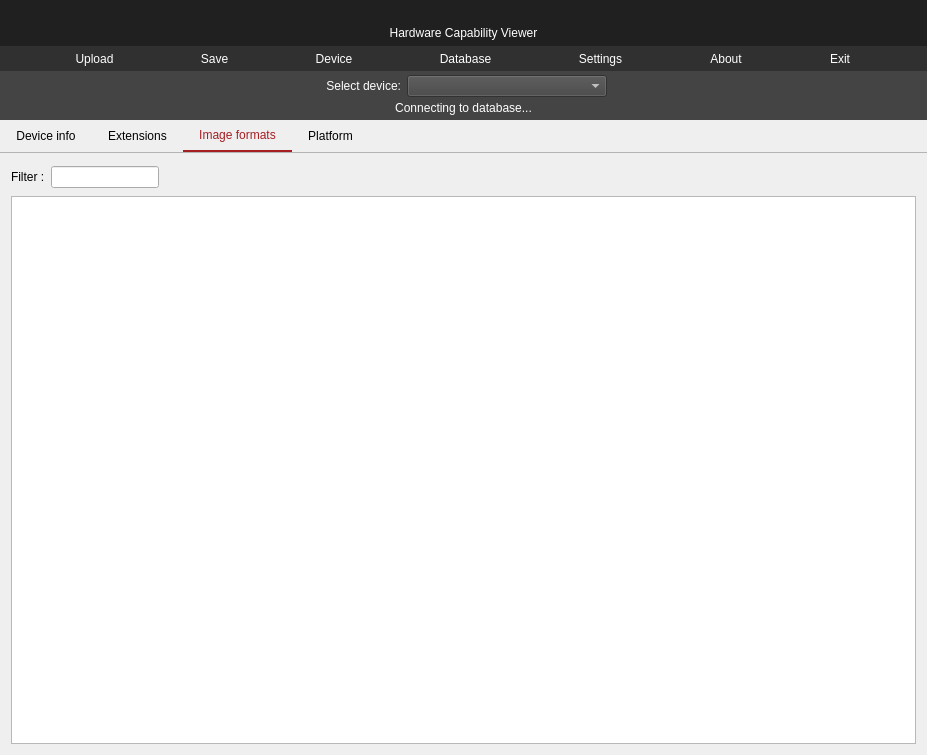
<?xml version="1.0" encoding="UTF-8"?>
<ui version="4.0">
 <class>MainWindow</class>
 <widget class="QMainWindow" name="MainWindow">
  <property name="geometry">
   <rect>
    <x>0</x>
    <y>0</y>
    <width>927</width>
    <height>755</height>
   </rect>
  </property>
  <property name="font">
   <font>
    <pointsize>12</pointsize>
    <weight>50</weight>
    <italic>false</italic>
    <bold>false</bold>
   </font>
  </property>
  <property name="windowTitle">
   <string>OpenCL Hardware Capability Viewer</string>
  </property>
  <property name="autoFillBackground">
   <bool>false</bool>
  </property>
  <property name="styleSheet">
   <string notr="true">QToolBar {
	background-image: url(:/openclcapsviewer/Resources/vulkan48.png);
	background-repeat:no;
	background-position:right;
	border:0px;
}

QTabWidget::pane {   
	align:center;
	border-top: 1px solid rgb(180, 180, 180);
}

QTabWidget::tab-bar { 
	alignment: center; 
}

QTabBar::tab:disabled { 
    min-width: 0 !important;
	width: 0 !important; 
	height: 0 !important; 
	margin: 0 !important; 
	padding: 0 !important; 
	border: none !important; 
}

QTabBar::tab {
    min-width: 8ex;
    padding: 8px 16px;
   border:0px;
}

QTabBar::tab:hover {       
	color: #cb2b30;
}

QTabBar::tab:selected {
border-bottom: 2px solid #a41e22;
color: #a41e22;
}

QToolButton {
color:#FFFFFF;
border-top:0px;
border-bottom:0px;
background: transparent;
}

QToolButton::hover {       
	color: #cb2b30;
	background: rgb(180, 180, 180);
}

QTreeWidet {
	front-size: 12px;
}

QTreeWidget::item {
  padding: 3px 0;
}

QTreeView::item {
  padding: 3px 0;
}

QTreeView {
	font-size: 12px;
}</string>
  </property>
  <property name="documentMode">
   <bool>false</bool>
  </property>
  <property name="unifiedTitleAndToolBarOnMac">
   <bool>true</bool>
  </property>
  <widget class="QWidget" name="centralWidget">
   <property name="font">
    <font>
     <family>MS Shell Dlg 2</family>
     <pointsize>12</pointsize>
     <weight>50</weight>
     <italic>false</italic>
     <bold>false</bold>
    </font>
   </property>
   <property name="styleSheet">
    <string notr="true"/>
   </property>
   <layout class="QVBoxLayout" name="verticalLayout_7">
    <property name="spacing">
     <number>0</number>
    </property>
    <property name="leftMargin">
     <number>0</number>
    </property>
    <property name="topMargin">
     <number>0</number>
    </property>
    <property name="rightMargin">
     <number>0</number>
    </property>
    <property name="bottomMargin">
     <number>0</number>
    </property>
    <item>
     <widget class="QWidget" name="widget_6" native="true">
      <property name="styleSheet">
       <string notr="true"/>
      </property>
      <layout class="QVBoxLayout" name="verticalLayout_8">
       <property name="spacing">
        <number>0</number>
       </property>
       <property name="leftMargin">
        <number>0</number>
       </property>
       <property name="topMargin">
        <number>0</number>
       </property>
       <property name="rightMargin">
        <number>0</number>
       </property>
       <property name="bottomMargin">
        <number>0</number>
       </property>
       <item>
        <widget class="QWidget" name="widget_5" native="true">
         <property name="enabled">
          <bool>true</bool>
         </property>
         <property name="sizePolicy">
          <sizepolicy hsizetype="Minimum" vsizetype="Minimum">
           <horstretch>0</horstretch>
           <verstretch>0</verstretch>
          </sizepolicy>
         </property>
         <property name="cursor">
          <cursorShape>ArrowCursor</cursorShape>
         </property>
         <property name="styleSheet">
          <string notr="true">background-color: rgb(32, 32, 32);</string>
         </property>
         <layout class="QVBoxLayout" name="verticalLayout_3">
          <property name="spacing">
           <number>6</number>
          </property>
          <property name="leftMargin">
           <number>0</number>
          </property>
          <property name="topMargin">
           <number>6</number>
          </property>
          <property name="rightMargin">
           <number>0</number>
          </property>
          <property name="bottomMargin">
           <number>0</number>
          </property>
          <item>
           <widget class="QLabel" name="pixmap_header_top">
            <property name="text">
             <string/>
            </property>
            <property name="pixmap">
             <pixmap resource="mainwindow.qrc">:/openclcapsviewer/Resources/opencl32.png</pixmap>
            </property>
            <property name="alignment">
             <set>Qt::AlignCenter</set>
            </property>
           </widget>
          </item>
          <item>
           <widget class="QLabel" name="labelTitle">
            <property name="styleSheet">
             <string notr="true">color:#FFFFFF;</string>
            </property>
            <property name="text">
             <string>Hardware Capability Viewer</string>
            </property>
            <property name="alignment">
             <set>Qt::AlignCenter</set>
            </property>
           </widget>
          </item>
          <item>
           <widget class="QWidget" name="widget" native="true">
            <property name="styleSheet">
             <string notr="true">background-color: rgb(48, 48, 48);</string>
            </property>
            <layout class="QHBoxLayout" name="horizontalLayout_buttons">
             <property name="leftMargin">
              <number>0</number>
             </property>
             <property name="topMargin">
              <number>4</number>
             </property>
             <property name="rightMargin">
              <number>0</number>
             </property>
             <property name="bottomMargin">
              <number>4</number>
             </property>
             <item>
              <widget class="QToolButton" name="toolButtonUpload">
               <property name="text">
                <string>Upload</string>
               </property>
               <property name="icon">
                <iconset resource="mainwindow.qrc">
                 <normaloff>:/openclcapsviewer/Resources/upload48.png</normaloff>:/openclcapsviewer/Resources/upload48.png</iconset>
               </property>
               <property name="iconSize">
                <size>
                 <width>64</width>
                 <height>32</height>
                </size>
               </property>
               <property name="toolButtonStyle">
                <enum>Qt::ToolButtonTextUnderIcon</enum>
               </property>
              </widget>
             </item>
             <item>
              <widget class="QToolButton" name="toolButtonSave">
               <property name="text">
                <string>Save</string>
               </property>
               <property name="icon">
                <iconset resource="mainwindow.qrc">
                 <normaloff>:/openclcapsviewer/Resources/save48.png</normaloff>:/openclcapsviewer/Resources/save48.png</iconset>
               </property>
               <property name="iconSize">
                <size>
                 <width>64</width>
                 <height>32</height>
                </size>
               </property>
               <property name="toolButtonStyle">
                <enum>Qt::ToolButtonTextUnderIcon</enum>
               </property>
              </widget>
             </item>
             <item>
              <widget class="QToolButton" name="toolButtonOnlineDevice">
               <property name="enabled">
                <bool>false</bool>
               </property>
               <property name="text">
                <string>Device</string>
               </property>
               <property name="icon">
                <iconset resource="mainwindow.qrc">
                 <normaloff>:/openclcapsviewer/Resources/device48.png</normaloff>:/openclcapsviewer/Resources/device48.png</iconset>
               </property>
               <property name="iconSize">
                <size>
                 <width>64</width>
                 <height>32</height>
                </size>
               </property>
               <property name="toolButtonStyle">
                <enum>Qt::ToolButtonTextUnderIcon</enum>
               </property>
              </widget>
             </item>
             <item>
              <widget class="QToolButton" name="toolButtonOnlineDataBase">
               <property name="text">
                <string>Database</string>
               </property>
               <property name="icon">
                <iconset resource="mainwindow.qrc">
                 <normaloff>:/openclcapsviewer/Resources/browse48.png</normaloff>:/openclcapsviewer/Resources/browse48.png</iconset>
               </property>
               <property name="iconSize">
                <size>
                 <width>64</width>
                 <height>32</height>
                </size>
               </property>
               <property name="toolButtonStyle">
                <enum>Qt::ToolButtonTextUnderIcon</enum>
               </property>
              </widget>
             </item>
             <item>
              <widget class="QToolButton" name="toolButtonSettings">
               <property name="text">
                <string>Settings</string>
               </property>
               <property name="icon">
                <iconset resource="mainwindow.qrc">
                 <normaloff>:/openclcapsviewer/Resources/settings48.png</normaloff>:/openclcapsviewer/Resources/settings48.png</iconset>
               </property>
               <property name="iconSize">
                <size>
                 <width>64</width>
                 <height>32</height>
                </size>
               </property>
               <property name="toolButtonStyle">
                <enum>Qt::ToolButtonTextUnderIcon</enum>
               </property>
               <property name="arrowType">
                <enum>Qt::NoArrow</enum>
               </property>
              </widget>
             </item>
             <item>
              <widget class="QToolButton" name="toolButtonAbout">
               <property name="text">
                <string>About</string>
               </property>
               <property name="icon">
                <iconset resource="mainwindow.qrc">
                 <normaloff>:/openclcapsviewer/Resources/about48.png</normaloff>:/openclcapsviewer/Resources/about48.png</iconset>
               </property>
               <property name="iconSize">
                <size>
                 <width>64</width>
                 <height>32</height>
                </size>
               </property>
               <property name="toolButtonStyle">
                <enum>Qt::ToolButtonTextUnderIcon</enum>
               </property>
              </widget>
             </item>
             <item>
              <widget class="QToolButton" name="toolButtonExit">
               <property name="text">
                <string>Exit</string>
               </property>
               <property name="icon">
                <iconset resource="mainwindow.qrc">
                 <normaloff>:/openclcapsviewer/Resources/close48.png</normaloff>:/openclcapsviewer/Resources/close48.png</iconset>
               </property>
               <property name="iconSize">
                <size>
                 <width>64</width>
                 <height>32</height>
                </size>
               </property>
               <property name="toolButtonStyle">
                <enum>Qt::ToolButtonTextUnderIcon</enum>
               </property>
              </widget>
             </item>
            </layout>
           </widget>
          </item>
         </layout>
        </widget>
       </item>
       <item>
        <widget class="QWidget" name="widgetDeviceSelection" native="true">
         <property name="styleSheet">
          <string notr="true">background-color: rgb(68, 68, 68);</string>
         </property>
         <layout class="QFormLayout" name="formLayout">
          <property name="labelAlignment">
           <set>Qt::AlignCenter</set>
          </property>
          <property name="formAlignment">
           <set>Qt::AlignHCenter|Qt::AlignTop</set>
          </property>
          <property name="horizontalSpacing">
           <number>6</number>
          </property>
          <property name="verticalSpacing">
           <number>6</number>
          </property>
          <property name="topMargin">
           <number>4</number>
          </property>
          <property name="bottomMargin">
           <number>4</number>
          </property>
          <item row="0" column="0">
           <widget class="QLabel" name="reportForLabel">
            <property name="sizePolicy">
             <sizepolicy hsizetype="Fixed" vsizetype="Preferred">
              <horstretch>0</horstretch>
              <verstretch>0</verstretch>
             </sizepolicy>
            </property>
            <property name="minimumSize">
             <size>
              <width>70</width>
              <height>0</height>
             </size>
            </property>
            <property name="styleSheet">
             <string notr="true">color: rgb(255, 255, 255);
</string>
            </property>
            <property name="text">
             <string>Select device:</string>
            </property>
            <property name="alignment">
             <set>Qt::AlignRight|Qt::AlignTrailing|Qt::AlignVCenter</set>
            </property>
           </widget>
          </item>
          <item row="0" column="1">
           <widget class="QComboBox" name="comboBoxDevice">
            <property name="sizePolicy">
             <sizepolicy hsizetype="Fixed" vsizetype="Fixed">
              <horstretch>0</horstretch>
              <verstretch>0</verstretch>
             </sizepolicy>
            </property>
            <property name="minimumSize">
             <size>
              <width>200</width>
              <height>0</height>
             </size>
            </property>
            <property name="styleSheet">
             <string notr="true">color: rgb(255, 255, 255);</string>
            </property>
           </widget>
          </item>
         </layout>
        </widget>
       </item>
       <item>
        <widget class="QLabel" name="labelReportDatabaseState">
         <property name="styleSheet">
          <string notr="true">color: rgb(255, 255, 255);
background-color: rgb(68, 68, 68);
padding-bottom:5px;</string>
         </property>
         <property name="text">
          <string>Connecting to database...</string>
         </property>
         <property name="alignment">
          <set>Qt::AlignCenter</set>
         </property>
        </widget>
       </item>
       <item>
        <widget class="QWidget" name="widget_8" native="true">
         <property name="styleSheet">
          <string notr="true">background-color: rgb(68, 68, 68);</string>
         </property>
         <layout class="QHBoxLayout" name="horizontalLayout_3">
          <property name="spacing">
           <number>0</number>
          </property>
          <property name="leftMargin">
           <number>0</number>
          </property>
          <property name="topMargin">
           <number>0</number>
          </property>
          <property name="rightMargin">
           <number>0</number>
          </property>
          <property name="bottomMargin">
           <number>0</number>
          </property>
         </layout>
        </widget>
       </item>
       <item>
        <layout class="QHBoxLayout" name="horizontalLayout_2"/>
       </item>
       <item>
        <widget class="QTabWidget" name="tabWidgetDevice">
         <property name="styleSheet">
          <string notr="true">QTreeView::item { 	height: 1.25em;  }</string>
         </property>
         <property name="tabPosition">
          <enum>QTabWidget::North</enum>
         </property>
         <property name="tabShape">
          <enum>QTabWidget::Rounded</enum>
         </property>
         <property name="currentIndex">
          <number>2</number>
         </property>
         <property name="documentMode">
          <bool>false</bool>
         </property>
         <property name="tabBarAutoHide">
          <bool>false</bool>
         </property>
         <widget class="QWidget" name="tab_properties">
          <attribute name="title">
           <string>Device info</string>
          </attribute>
          <layout class="QVBoxLayout" name="verticalLayout">
           <item>
            <widget class="QWidget" name="widget_11" native="true">
             <layout class="QFormLayout" name="formLayout_8">
              <property name="leftMargin">
               <number>0</number>
              </property>
              <property name="topMargin">
               <number>2</number>
              </property>
              <property name="rightMargin">
               <number>0</number>
              </property>
              <property name="bottomMargin">
               <number>2</number>
              </property>
              <item row="0" column="1">
               <widget class="QLineEdit" name="filterLineEditDeviceInfo">
                <property name="sizePolicy">
                 <sizepolicy hsizetype="Fixed" vsizetype="Fixed">
                  <horstretch>0</horstretch>
                  <verstretch>0</verstretch>
                 </sizepolicy>
                </property>
               </widget>
              </item>
              <item row="0" column="0">
               <widget class="QLabel" name="filterLabel_7">
                <property name="text">
                 <string>Filter :</string>
                </property>
               </widget>
              </item>
             </layout>
            </widget>
           </item>
           <item>
            <widget class="QTreeView" name="treeViewDeviceInfo">
             <property name="styleSheet">
              <string notr="true">QTreeView::item { 	height: 1.25em;  }</string>
             </property>
             <property name="editTriggers">
              <set>QAbstractItemView::NoEditTriggers</set>
             </property>
             <property name="alternatingRowColors">
              <bool>true</bool>
             </property>
             <attribute name="headerVisible">
              <bool>false</bool>
             </attribute>
             <attribute name="headerMinimumSectionSize">
              <number>200</number>
             </attribute>
            </widget>
           </item>
          </layout>
         </widget>
         <widget class="QWidget" name="tab">
          <attribute name="title">
           <string>Extensions</string>
          </attribute>
          <layout class="QVBoxLayout" name="verticalLayout_11">
           <item>
            <widget class="QWidget" name="widget_7" native="true">
             <layout class="QFormLayout" name="formLayout_6">
              <property name="leftMargin">
               <number>0</number>
              </property>
              <property name="topMargin">
               <number>2</number>
              </property>
              <property name="rightMargin">
               <number>0</number>
              </property>
              <property name="bottomMargin">
               <number>2</number>
              </property>
              <item row="0" column="0">
               <widget class="QLabel" name="filterLabel_5">
                <property name="text">
                 <string>Filter :</string>
                </property>
               </widget>
              </item>
              <item row="0" column="1">
               <widget class="QLineEdit" name="filterLineEditExtensions">
                <property name="sizePolicy">
                 <sizepolicy hsizetype="Fixed" vsizetype="Fixed">
                  <horstretch>0</horstretch>
                  <verstretch>0</verstretch>
                 </sizepolicy>
                </property>
               </widget>
              </item>
             </layout>
            </widget>
           </item>
           <item>
            <widget class="QTreeView" name="treeViewDeviceExtensions">
             <property name="font">
              <font>
               <pointsize>-1</pointsize>
              </font>
             </property>
             <property name="styleSheet">
              <string notr="true"/>
             </property>
             <property name="editTriggers">
              <set>QAbstractItemView::NoEditTriggers</set>
             </property>
             <property name="alternatingRowColors">
              <bool>true</bool>
             </property>
             <property name="headerHidden">
              <bool>true</bool>
             </property>
            </widget>
           </item>
          </layout>
         </widget>
         <widget class="QWidget" name="tab_imageformats">
          <attribute name="title">
           <string>Image formats</string>
          </attribute>
          <layout class="QVBoxLayout" name="verticalLayout_9">
           <item>
            <widget class="QWidget" name="widget_14" native="true">
             <layout class="QFormLayout" name="formLayout_11">
              <property name="leftMargin">
               <number>0</number>
              </property>
              <property name="topMargin">
               <number>2</number>
              </property>
              <property name="rightMargin">
               <number>0</number>
              </property>
              <property name="bottomMargin">
               <number>2</number>
              </property>
              <item row="0" column="1">
               <widget class="QLineEdit" name="filterLineEditDeviceImageFormats">
                <property name="sizePolicy">
                 <sizepolicy hsizetype="Fixed" vsizetype="Fixed">
                  <horstretch>0</horstretch>
                  <verstretch>0</verstretch>
                 </sizepolicy>
                </property>
               </widget>
              </item>
              <item row="0" column="0">
               <widget class="QLabel" name="filterLabel_10">
                <property name="text">
                 <string>Filter :</string>
                </property>
               </widget>
              </item>
             </layout>
            </widget>
           </item>
           <item>
            <widget class="QTreeView" name="treeViewDeviceImageFormats">
             <property name="styleSheet">
              <string notr="true">QTreeView::item { 	height: 1.25em;  }</string>
             </property>
             <property name="editTriggers">
              <set>QAbstractItemView::NoEditTriggers</set>
             </property>
             <property name="alternatingRowColors">
              <bool>true</bool>
             </property>
             <attribute name="headerVisible">
              <bool>false</bool>
             </attribute>
             <attribute name="headerMinimumSectionSize">
              <number>200</number>
             </attribute>
            </widget>
           </item>
          </layout>
         </widget>
         <widget class="QWidget" name="tab_7">
          <attribute name="title">
           <string>Platform</string>
          </attribute>
          <layout class="QVBoxLayout" name="verticalLayout_5">
           <property name="spacing">
            <number>0</number>
           </property>
           <property name="leftMargin">
            <number>0</number>
           </property>
           <property name="topMargin">
            <number>0</number>
           </property>
           <property name="rightMargin">
            <number>0</number>
           </property>
           <property name="bottomMargin">
            <number>0</number>
           </property>
           <item>
            <widget class="QTabWidget" name="tabWidget_2">
             <property name="tabPosition">
              <enum>QTabWidget::North</enum>
             </property>
             <property name="currentIndex">
              <number>0</number>
             </property>
             <widget class="QWidget" name="tabVulkanLayers">
              <attribute name="title">
               <string>Info</string>
              </attribute>
              <layout class="QVBoxLayout" name="verticalLayout_4">
               <item>
                <widget class="QWidget" name="widget_13" native="true">
                 <layout class="QFormLayout" name="formLayout_10">
                  <property name="leftMargin">
                   <number>0</number>
                  </property>
                  <property name="topMargin">
                   <number>2</number>
                  </property>
                  <property name="rightMargin">
                   <number>0</number>
                  </property>
                  <property name="bottomMargin">
                   <number>2</number>
                  </property>
                  <item row="0" column="1">
                   <widget class="QLineEdit" name="filterLineEditPlatformInfo">
                    <property name="sizePolicy">
                     <sizepolicy hsizetype="Fixed" vsizetype="Fixed">
                      <horstretch>0</horstretch>
                      <verstretch>0</verstretch>
                     </sizepolicy>
                    </property>
                   </widget>
                  </item>
                  <item row="0" column="0">
                   <widget class="QLabel" name="filterLabel_9">
                    <property name="text">
                     <string>Filter :</string>
                    </property>
                   </widget>
                  </item>
                 </layout>
                </widget>
               </item>
               <item>
                <widget class="QTreeView" name="treeViewPlatformInfo">
                 <property name="font">
                  <font>
                   <pointsize>-1</pointsize>
                  </font>
                 </property>
                 <property name="styleSheet">
                  <string notr="true"/>
                 </property>
                 <property name="editTriggers">
                  <set>QAbstractItemView::NoEditTriggers</set>
                 </property>
                 <property name="alternatingRowColors">
                  <bool>true</bool>
                 </property>
                 <property name="headerHidden">
                  <bool>true</bool>
                 </property>
                </widget>
               </item>
              </layout>
             </widget>
             <widget class="QWidget" name="tabVulkanExtensions">
              <attribute name="title">
               <string>Extensions</string>
              </attribute>
              <layout class="QVBoxLayout" name="verticalLayout_2">
               <item>
                <widget class="QWidget" name="widget_12" native="true">
                 <layout class="QFormLayout" name="formLayout_9">
                  <property name="leftMargin">
                   <number>0</number>
                  </property>
                  <property name="topMargin">
                   <number>2</number>
                  </property>
                  <property name="rightMargin">
                   <number>0</number>
                  </property>
                  <property name="bottomMargin">
                   <number>2</number>
                  </property>
                  <item row="0" column="1">
                   <widget class="QLineEdit" name="filterLineEditPlatformExtensions">
                    <property name="sizePolicy">
                     <sizepolicy hsizetype="Fixed" vsizetype="Fixed">
                      <horstretch>0</horstretch>
                      <verstretch>0</verstretch>
                     </sizepolicy>
                    </property>
                   </widget>
                  </item>
                  <item row="0" column="0">
                   <widget class="QLabel" name="filterLabel_8">
                    <property name="text">
                     <string>Filter :</string>
                    </property>
                   </widget>
                  </item>
                 </layout>
                </widget>
               </item>
               <item>
                <widget class="QTreeView" name="treeViewPlatformExtensions">
                 <property name="font">
                  <font>
                   <pointsize>-1</pointsize>
                  </font>
                 </property>
                 <property name="styleSheet">
                  <string notr="true"/>
                 </property>
                 <property name="editTriggers">
                  <set>QAbstractItemView::NoEditTriggers</set>
                 </property>
                 <property name="alternatingRowColors">
                  <bool>true</bool>
                 </property>
                 <property name="headerHidden">
                  <bool>true</bool>
                 </property>
                </widget>
               </item>
              </layout>
             </widget>
             <widget class="QWidget" name="tabOperatingSystemInfo">
              <attribute name="title">
               <string>Operating system</string>
              </attribute>
              <layout class="QVBoxLayout" name="verticalLayout_6">
               <item>
                <widget class="QTreeWidget" name="treeWidgetOS">
                 <property name="styleSheet">
                  <string notr="true">QTreeView::item { 	height: 1.25em;  }</string>
                 </property>
                 <property name="editTriggers">
                  <set>QAbstractItemView::NoEditTriggers</set>
                 </property>
                 <property name="alternatingRowColors">
                  <bool>true</bool>
                 </property>
                 <property name="rootIsDecorated">
                  <bool>false</bool>
                 </property>
                 <property name="headerHidden">
                  <bool>true</bool>
                 </property>
                 <column>
                  <property name="text">
                   <string>Property</string>
                  </property>
                 </column>
                 <column>
                  <property name="text">
                   <string>Value</string>
                  </property>
                 </column>
                </widget>
               </item>
              </layout>
             </widget>
            </widget>
           </item>
          </layout>
         </widget>
        </widget>
       </item>
      </layout>
     </widget>
    </item>
   </layout>
  </widget>
  <widget class="QMenuBar" name="menuBar">
   <property name="geometry">
    <rect>
     <x>0</x>
     <y>0</y>
     <width>927</width>
     <height>21</height>
    </rect>
   </property>
  </widget>
  <action name="actionRefresh">
   <property name="enabled">
    <bool>true</bool>
   </property>
   <property name="icon">
    <iconset resource="mainwindow.qrc">
     <normaloff>:/openclcapsviewer/Resources/refresh48.png</normaloff>:/openclcapsviewer/Resources/refresh48.png</iconset>
   </property>
   <property name="text">
    <string>Refresh</string>
   </property>
   <property name="toolTip">
    <string>Refresh report</string>
   </property>
   <property name="visible">
    <bool>true</bool>
   </property>
   <property name="iconVisibleInMenu">
    <bool>true</bool>
   </property>
  </action>
  <action name="actionUpload">
   <property name="enabled">
    <bool>true</bool>
   </property>
   <property name="icon">
    <iconset resource="mainwindow.qrc">
     <normaloff>:/openclcapsviewer/Resources/upload48.png</normaloff>:/openclcapsviewer/Resources/upload48.png</iconset>
   </property>
   <property name="text">
    <string>Upload</string>
   </property>
   <property name="toolTip">
    <string>Upload device report to online database</string>
   </property>
  </action>
  <action name="actionDatabase">
   <property name="icon">
    <iconset resource="mainwindow.qrc">
     <normaloff>:/openclcapsviewer/Resources/browse48.png</normaloff>:/openclcapsviewer/Resources/browse48.png</iconset>
   </property>
   <property name="text">
    <string>Database</string>
   </property>
   <property name="toolTip">
    <string>Display online database in default browser</string>
   </property>
  </action>
  <action name="actionSettings">
   <property name="enabled">
    <bool>true</bool>
   </property>
   <property name="icon">
    <iconset resource="mainwindow.qrc">
     <normaloff>:/openclcapsviewer/Resources/settings48.png</normaloff>:/openclcapsviewer/Resources/settings48.png</iconset>
   </property>
   <property name="text">
    <string>Settings</string>
   </property>
   <property name="toolTip">
    <string>Application settings</string>
   </property>
  </action>
  <action name="actionAbout">
   <property name="icon">
    <iconset resource="mainwindow.qrc">
     <normaloff>:/openclcapsviewer/Resources/about48.png</normaloff>:/openclcapsviewer/Resources/about48.png</iconset>
   </property>
   <property name="text">
    <string>About</string>
   </property>
   <property name="toolTip">
    <string>Application information</string>
   </property>
  </action>
  <action name="actionExit">
   <property name="icon">
    <iconset resource="mainwindow.qrc">
     <normaloff>:/openclcapsviewer/Resources/close48.png</normaloff>:/openclcapsviewer/Resources/close48.png</iconset>
   </property>
   <property name="text">
    <string>Exit</string>
   </property>
   <property name="toolTip">
    <string>Close the application</string>
   </property>
  </action>
  <action name="actionSaveReport">
   <property name="enabled">
    <bool>true</bool>
   </property>
   <property name="icon">
    <iconset resource="mainwindow.qrc">
     <normaloff>:/openclcapsviewer/Resources/save48.png</normaloff>:/openclcapsviewer/Resources/save48.png</iconset>
   </property>
   <property name="text">
    <string>Save</string>
   </property>
   <property name="iconText">
    <string>Save</string>
   </property>
   <property name="toolTip">
    <string>Save current device info to disk</string>
   </property>
  </action>
 </widget>
 <layoutdefault spacing="6" margin="11"/>
 <resources>
  <include location="mainwindow.qrc"/>
 </resources>
 <connections/>
</ui>
